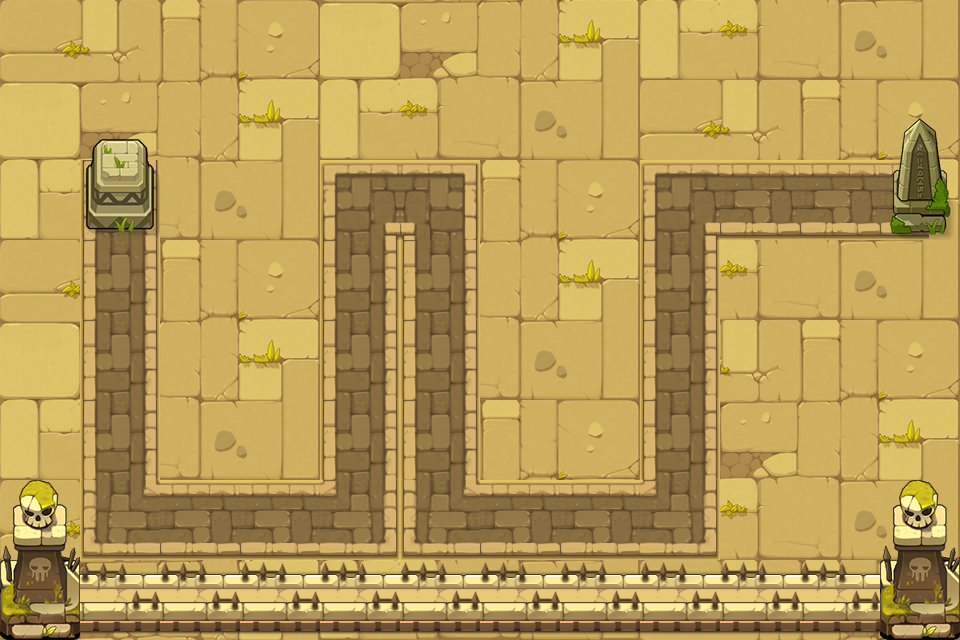

The image is a tile-based game level rendered from a .tmx file. Its description and source (layers, tilesets, objects; grid data summarised) follow:
An orthogonal 12x8 tile map with 80x80 px tiles, 3 tile layers (background, road, object) and 15 objects (P0, P1, P2, P3, P4, ...).

<map version="1.0" tiledversion="1.0.3" orientation="orthogonal" renderorder="right-down" width="12" height="8" tilewidth="80" tileheight="80" nextobjectid="17">
 <tileset firstgid="1" source="chengshi.tsx" />
 <layer name="background" width="12" height="8">
  <data>[96 cells, 96 non-empty, 12 distinct tile ids]</data>
 </layer>
 <layer name="road" width="12" height="8">
  <data>[96 cells, 27 non-empty, 7 distinct tile ids]</data>
 </layer>
 <layer name="object" width="12" height="8">
  <data>[96 cells, 18 non-empty, 7 distinct tile ids]</data>
 </layer>
 <objectgroup name="path" visible="0">
  <object id="1" name="P0" x="120" y="240" />
  <object id="2" name="P1" x="120" y="520" />
  <object id="3" name="P2" x="360" y="520" />
  <object id="4" name="P3" x="360" y="200" />
  <object id="5" name="P4" x="440" y="200" />
  <object id="6" name="P5" x="440" y="520" />
  <object id="7" name="P6" x="680" y="520" />
  <object id="8" name="P7" x="680" y="200" />
  <object id="9" name="P8" x="880" y="200" />
  <object id="10" name="O0" x="0" y="80" width="80" height="400" />
  <object id="11" name="O1" x="160" y="80" width="720" height="80" />
  <object id="12" name="O2" x="160" y="160" width="160" height="320" />
  <object id="13" name="O3" x="480" y="160" width="160" height="320" />
  <object id="14" name="O4" x="720" y="240" width="160" height="320" />
  <object id="15" name="O5" x="880" y="240" width="80" height="240" />
 </objectgroup>
</map>
